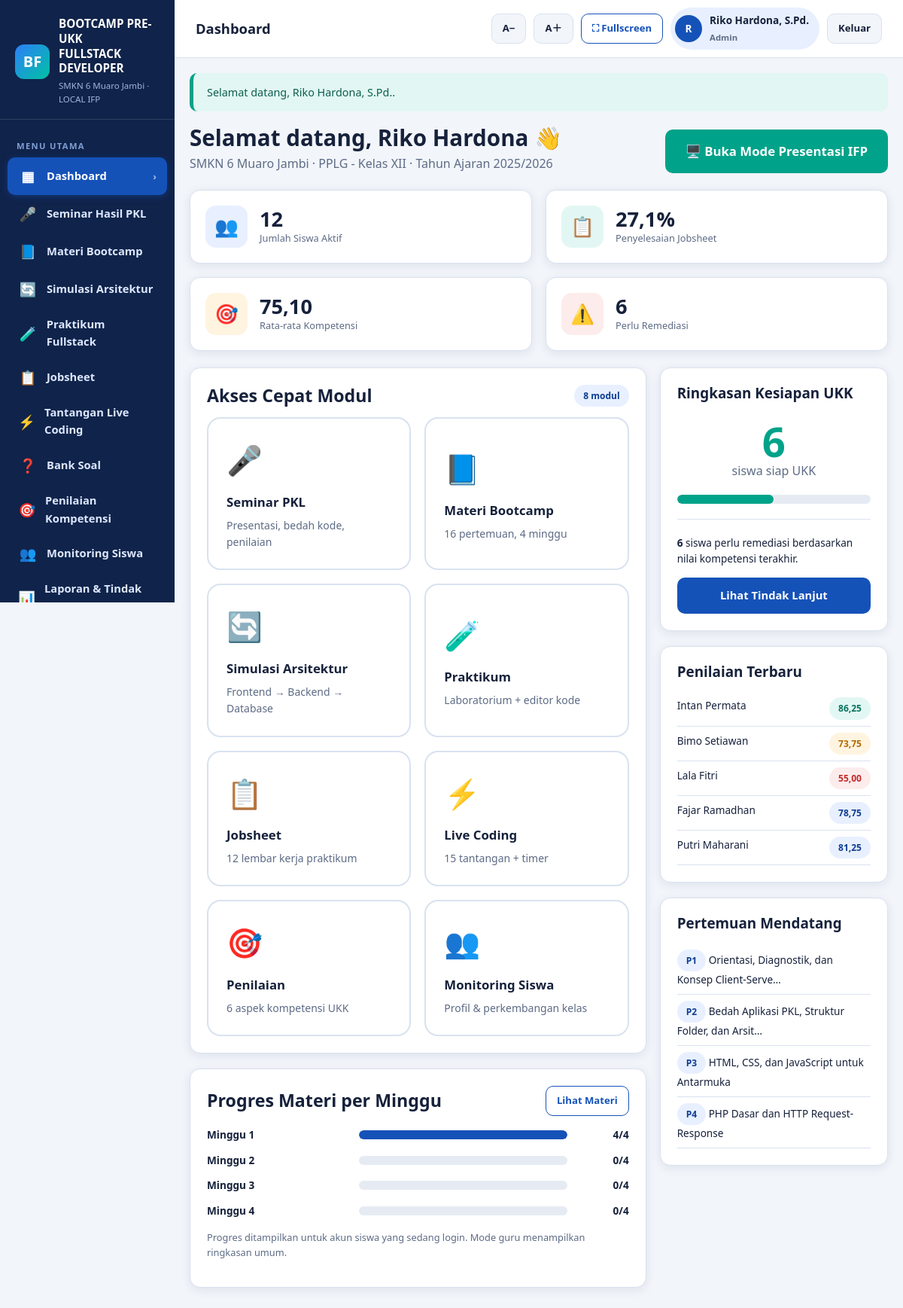
/index.php (signed in), run on the app's committed database.
### tables this page shows
CREATE TABLE users (
  id          INT UNSIGNED AUTO_INCREMENT PRIMARY KEY,
  username    VARCHAR(50) NOT NULL UNIQUE,
  password    VARCHAR(255) NOT NULL,
  full_name   VARCHAR(120) NOT NULL,
  role        ENUM('admin','guru','siswa') NOT NULL DEFAULT 'guru',
  student_id  INT UNSIGNED DEFAULT NULL,
  is_active   TINYINT(1) NOT NULL DEFAULT 1,
  last_login  DATETIME DEFAULT NULL,
  created_at  TIMESTAMP NOT NULL DEFAULT CURRENT_TIMESTAMP,
  updated_at  TIMESTAMP NOT NULL DEFAULT CURRENT_TIMESTAMP ON UPDATE CURRENT_TIMESTAMP,
  KEY idx_users_role (role),
  CONSTRAINT fk_users_student FOREIGN KEY (student_id) REFERENCES students(id) ON DELETE SET NULL
);

CREATE TABLE settings (
  id            INT UNSIGNED AUTO_INCREMENT PRIMARY KEY,
  setting_key   VARCHAR(100) NOT NULL UNIQUE,
  setting_value TEXT NOT NULL,
  description   VARCHAR(200) DEFAULT NULL
);

CREATE TABLE competency_assessments (
  id                   INT UNSIGNED AUTO_INCREMENT PRIMARY KEY,
  student_id           INT UNSIGNED NOT NULL,
  assessor_id          INT UNSIGNED DEFAULT NULL,
  assessment_date      DATE NOT NULL,
  score_understanding  TINYINT UNSIGNED NOT NULL DEFAULT 1,
  score_trace          TINYINT UNSIGNED NOT NULL DEFAULT 1,
  score_implementation TINYINT UNSIGNED NOT NULL DEFAULT 1,
  score_db_security    TINYINT UNSIGNED NOT NULL DEFAULT 1,
  score_testing        TINYINT UNSIGNED NOT NULL DEFAULT 1,
  score_communication  TINYINT UNSIGNED NOT NULL DEFAULT 1,
  total_score          DECIMAL(5,2) NOT NULL DEFAULT 0,
  notes                TEXT DEFAULT NULL,
  created_at           TIMESTAMP NOT NULL DEFAULT CURRENT_TIMESTAMP,
  KEY idx_ca_date (assessment_date),
  CONSTRAINT fk_comp_student FOREIGN KEY (student_id) REFERENCES students(id) ON DELETE CASCADE,
  CONSTRAINT fk_comp_assessor FOREIGN KEY (assessor_id) REFERENCES users(id) ON DELETE SET NULL
);

CREATE TABLE students (
  id            INT UNSIGNED AUTO_INCREMENT PRIMARY KEY,
  nis           VARCHAR(30) NOT NULL UNIQUE,
  name          VARCHAR(100) NOT NULL,
  class_name    VARCHAR(30) NOT NULL DEFAULT 'XII PPLG 1',
  gender        ENUM('L','P') NOT NULL DEFAULT 'L',
  phone         VARCHAR(20) DEFAULT NULL,
  email         VARCHAR(120) DEFAULT NULL,
  pkl_place     VARCHAR(180) DEFAULT NULL,
  pkl_title     VARCHAR(200) DEFAULT NULL,
  technologies  TEXT DEFAULT NULL,
  problem_desc  TEXT DEFAULT NULL,
  features      TEXT DEFAULT NULL,
  status        ENUM('aktif','alumni') NOT NULL DEFAULT 'aktif',
  created_at    TIMESTAMP NOT NULL DEFAULT CURRENT_TIMESTAMP,
  updated_at    TIMESTAMP NOT NULL DEFAULT CURRENT_TIMESTAMP ON UPDATE CURRENT_TIMESTAMP
);

CREATE TABLE bootcamp_sessions (
  id             INT UNSIGNED AUTO_INCREMENT PRIMARY KEY,
  week_no        TINYINT UNSIGNED NOT NULL,
  session_no     TINYINT UNSIGNED NOT NULL UNIQUE,
  title          VARCHAR(200) NOT NULL,
  objectives     TEXT NOT NULL,
  core_material  TEXT NOT NULL,
  concept        TEXT NOT NULL,
  diagram        TEXT DEFAULT NULL,
  code_example   TEXT DEFAULT NULL,
  demo           TEXT DEFAULT NULL,
  exercise       TEXT NOT NULL,
  questions      TEXT DEFAULT NULL,
  evaluation     TEXT DEFAULT NULL,
  reflection     TEXT DEFAULT NULL,
  duration_min   INT NOT NULL DEFAULT 90,
  created_at     TIMESTAMP NOT NULL DEFAULT CURRENT_TIMESTAMP
);

### index.php (the view, shortened to what the rows shown need)
<?php
require_once __DIR__ . '/config/database.php';
require_once __DIR__ . '/auth/auth.php';
require_login();
$page_title = 'Dashboard';
$latestAssessments = db_all('SELECT c.*, s.name AS student_name FROM competency_assessments c
    JOIN students s ON s.id = c.student_id
    ORDER BY c.id DESC LIMIT 5');
$recentSessions = db_all('SELECT * FROM bootcamp_sessions ORDER BY session_no LIMIT 4');
$quickMenu = [
    ['modules/seminar/index.php',   '🎤', 'Seminar PKL',        'Presentasi, bedah kode, penilaian'],
    ['modules/materi/index.php',    '📘', 'Materi Bootcamp',    '16 pertemuan, 4 minggu'],
    ['modules/simulasi/index.php',  '🔄', 'Simulasi Arsitektur','Frontend → Backend → Database'],
    ['modules/praktikum/index.php', '🧪', 'Praktikum',          'Laboratorium + editor kode'],
    ['modules/jobsheet/index.php',  '📋', 'Jobsheet',           '12 lembar kerja praktikum'],
    ['modules/challenges/index.php','⚡', 'Live Coding',        '15 tantangan + timer'],
    ['modules/assessment/index.php','🎯', 'Penilaian',          '6 aspek kompetensi UKK'],
    ['modules/students/index.php',  '👥', 'Monitoring Siswa',   'Profil & perkembangan kelas'],
];
?>
<?php include __DIR__ . '/includes/header.php'; ?>
<div class="page-head">
    <div>
        <h1>Selamat datang, <?= e(explode(',', $user['full_name'])[0]) ?> 👋</h1>
        <p><?= e(SCHOOL_NAME) ?> · <?= e(PROGRAM_NAME) ?> · Tahun Ajaran <?= e(setting('academic_year')) ?></p>
    </div>
</div>
<div class="grid" style="grid-template-columns:2fr 1fr; align-items:start">
    <div>
        <div class="card">
            <div class="card-head"><h2>Akses Cepat Modul</h2><span class="badge badge-blue"><?= count($quickMenu) ?> modul</span></div>
        </div>
        <div class="card">
            <div class="card-head">
                <h2>Progres Materi per Minggu</h2>
            </div>
        </div>
    </div>
    <div>
        <div class="card">
            <?php if (!$latestAssessments): ?>
                <p class="muted">Belum ada penilaian.</p>
            <?php else: ?>
                <?php foreach ($latestAssessments as $a): ?>
                    <div style="display:flex;justify-content:space-between;gap:10px;padding:8px 0;border-bottom:1px solid var(--line);font-size:.85rem">
                        <span><?= e($a['student_name']) ?></span>
                        <span class="badge <?= score_badge_class((float) $a['total_score']) ?>"><?= fmt_score($a['total_score']) ?></span>
                    </div>
                <?php endforeach; ?>
            <?php endif; ?>
        </div>
        <div class="card">
            <div class="card-head"><h3>Pertemuan Mendatang</h3></div>
            <?php foreach ($recentSessions as $s): ?>
                <div style="padding:8px 0;border-bottom:1px solid var(--line);font-size:.85rem">
                    <span class="badge badge-blue">P<?= (int) $s['session_no'] ?></span>
                    <?= e(str_limit($s['title'], 46)) ?>
                </div>
            <?php endforeach; ?>
        </div>
    </div>
</div>
<?php include __DIR__ . '/includes/footer.php'; ?>

### includes/header.php (shortened to what the rows shown need)
<?php
$user = current_user();
?>
<!doctype html>
<html lang="id">
<head>
    <link rel="stylesheet" href="<?= asset('css/app.css') ?>">
</head>
<body>
<div class="app-shell">
    <div class="main-area">
        <header class="topbar">
            <h1><?= e($page_title) ?></h1>
            <div class="topbar-actions">
                <?php if ($user): ?>
                    <div class="user-chip">
                        <span class="avatar"><?= e(mb_substr($user['full_name'], 0, 1)) ?></span>
                        <span>
                            <?= e($user['full_name']) ?><br>
                            <small><?= e(role_label($user['role'])) ?></small>
                        </span>
                    </div>
                    <a class="btn btn-light btn-sm no-print" href="<?= url('logout.php') ?>">Keluar</a>
                <?php endif; ?>
            </div>
        </header>
        <main class="content">

### data on the page
users: full_name "R", full_name "Riko Hardona, S.Pd.", role "Admin", full_name "Riko Hardona"
settings: setting_value "2025/2026"
competency_assessments: student.name "Intan Permata", total_score "86,25"
competency_assessments: student.name "Bimo Setiawan", total_score "73,75"
competency_assessments: student.name "Lala Fitri", total_score "55,00"
competency_assessments: student.name "Fajar Ramadhan", total_score "78,75"
competency_assessments: student.name "Putri Maharani", total_score "81,25"
bootcamp_sessions: session_no "1", title "Orientasi, Diagnostik, dan Konsep Client-Serve…"
bootcamp_sessions: session_no "2", title "Bedah Aplikasi PKL, Struktur Folder, dan Arsit…"
bootcamp_sessions: session_no "3", title "HTML, CSS, dan JavaScript untuk Antarmuka"
bootcamp_sessions: session_no "4", title "PHP Dasar dan HTTP Request-Response"

### other printed values
SCHOOL_NAME "SMKN 6 Muaro Jambi"
$icon "▦"
$label "Dashboard"
$icon "🎤"
$label "Seminar Hasil PKL"
$icon "📘"
$label "Materi Bootcamp"
$icon "🔄"
$label "Simulasi Arsitektur"
$icon "🧪"
$label "Praktikum Fullstack"
$icon "📋"
$label "Jobsheet"
$icon "⚡"
$label "Tantangan Live Coding"
